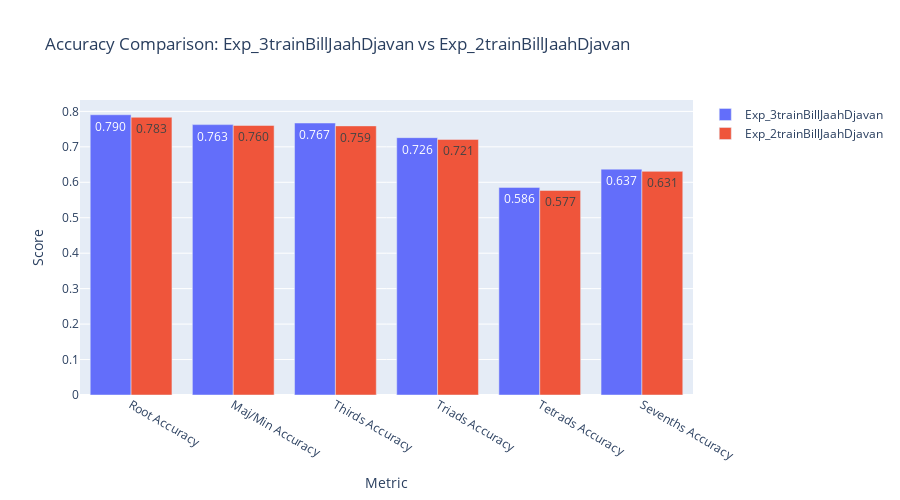

Notebook cell for this chart:
### Code cell
def analyze_best_and_worst_experiments(df):
    """Identify best and worst performing experiments for each metric."""
    if df is None or df.empty:
        print("No data to analyze")
        return
    
    # Convert string values back to numeric
    df_numeric = df.copy()
    for col in df_numeric.columns:
        try:
            df_numeric[col] = pd.to_numeric(df_numeric[col].astype(str).str.replace(',', ''))
        except:
            pass
    
    print("="*100)
    print("BEST AND WORST EXPERIMENTS BY METRIC")
    print("="*100)
    
    # Focus on main accuracy metrics
    accuracy_metrics = [col for col in df_numeric.columns if 'Accuracy' in col]
    
    for metric in accuracy_metrics:
        if metric in df_numeric.columns:
            best_exp = df_numeric[metric].idxmax()
            worst_exp = df_numeric[metric].idxmin()
            best_val = df_numeric.loc[best_exp, metric]
            worst_val = df_numeric.loc[worst_exp, metric]
            improvement = ((best_val - worst_val) / worst_val * 100) if worst_val > 0 else 0
            
            print(f"\n{metric}:")
            print(f"  🏆 Best:  {best_exp} = {best_val:.4f}")
            print(f"  ⚠️  Worst: {worst_exp} = {worst_val:.4f}")
            print(f"  📈 Improvement: {improvement:.2f}%")
    
    # Overall ranking based on weighted average of metrics
    print("\n" + "="*100)
    print("OVERALL EXPERIMENT RANKING")
    print("="*100)
    
    # Calculate weighted score (you can adjust weights as needed)
    weights = {
        'Root Accuracy': 0.20,
        'Maj/Min Accuracy': 0.25,
        'Thirds Accuracy': 0.15,
        'Triads Accuracy': 0.15,
        'Tetrads Accuracy': 0.15,
        'Sevenths Accuracy': 0.10
    }
    
    scores = {}
    for exp in df_numeric.index:
        score = 0
        total_weight = 0
        for metric, weight in weights.items():
            if metric in df_numeric.columns:
                score += df_numeric.loc[exp, metric] * weight
                total_weight += weight
        scores[exp] = score / total_weight if total_weight > 0 else 0
    
    ranked = sorted(scores.items(), key=lambda x: x[1], reverse=True)
    
    print("\nRanking (weighted average of accuracy metrics):")
    for i, (exp, score) in enumerate(ranked, 1):
        medal = "🥇" if i == 1 else "🥈" if i == 2 else "🥉" if i == 3 else f"{i}."
        print(f"  {medal} {exp}: {score:.4f}")
    
    return ranked

def compare_specific_experiments(df, exp1, exp2):
    """Compare two specific experiments side by side."""
    if df is None or df.empty:
        print("No data to compare")
        return
    
    if exp1 not in df.index or exp2 not in df.index:
        print(f"Error: One or both experiments not found")
        print(f"Available experiments: {list(df.index)}")
        return
    
    # Convert to numeric
    df_numeric = df.copy()
    for col in df_numeric.columns:
        try:
            df_numeric[col] = pd.to_numeric(df_numeric[col].astype(str).str.replace(',', ''))
        except:
            pass
    
    print("="*100)
    print(f"COMPARISON: {exp1} vs {exp2}")
    print("="*100)
    
    comparison = pd.DataFrame({
        exp1: df_numeric.loc[exp1],
        exp2: df_numeric.loc[exp2],
        'Difference': df_numeric.loc[exp2] - df_numeric.loc[exp1],
        'Improvement (%)': ((df_numeric.loc[exp2] - df_numeric.loc[exp1]) / df_numeric.loc[exp1] * 100).fillna(0)
    })
    
    # Format for display
    comparison_display = comparison.copy()
    for col in [exp1, exp2, 'Difference']:
        comparison_display[col] = comparison_display[col].apply(lambda x: f"{x:.4f}" if abs(x) < 10 else f"{x:.2f}")
    comparison_display['Improvement (%)'] = comparison_display['Improvement (%)'].apply(lambda x: f"{x:+.2f}%")
    
    display(comparison_display)
    
    # Create visualization
    fig = go.Figure()
    
    accuracy_cols = [col for col in df_numeric.columns if 'Accuracy' in col]
    
    fig.add_trace(go.Bar(
        name=exp1,
        x=accuracy_cols,
        y=[df_numeric.loc[exp1, col] for col in accuracy_cols],
        text=[f"{df_numeric.loc[exp1, col]:.3f}" for col in accuracy_cols],
        textposition='auto'
    ))
    
    fig.add_trace(go.Bar(
        name=exp2,
        x=accuracy_cols,
        y=[df_numeric.loc[exp2, col] for col in accuracy_cols],
        text=[f"{df_numeric.loc[exp2, col]:.3f}" for col in accuracy_cols],
        textposition='auto'
    ))
    
    fig.update_layout(
        title=f'Accuracy Comparison: {exp1} vs {exp2}',
        xaxis_title='Metric',
        yaxis_title='Score',
        barmode='group',
        height=500
    )
    
    fig.show()
    
    return comparison

# Run analyses
if comparison_table is not None:
    # Analyze best and worst
    ranking = analyze_best_and_worst_experiments(comparison_table)
    
    # If we have at least 2 experiments, compare the top 2
    if len(comparison_table) >= 2 and ranking:
        print("\n" + "="*100)
        print("DETAILED COMPARISON: Top 2 Experiments")
        print("="*100)
        exp1, exp2 = ranking[0][0], ranking[1][0]
        compare_specific_experiments(comparison_table, exp1, exp2)

### Figure 1 — Plotly figure (JSON) as saved in the notebook; plotly's stock layout.template omitted (floating-point values rounded to 4 significant figures)
{"data": [{"name": "Exp_3trainBillJaahDjavan", "text": ["0.790", "0.763", "0.767", "0.726", "0.586", "0.637"], "textposition": "auto", "type": "bar", "x": ["Root Accuracy", "Maj/Min Accuracy", "Thirds Accuracy", "Triads Accuracy", "Tetrads Accuracy", "Sevenths Accuracy"], "y": [0.7905, 0.7627, 0.7672, 0.7259, 0.5856, 0.6371]}, {"name": "Exp_2trainBillJaahDjavan", "text": ["0.783", "0.760", "0.759", "0.721", "0.577", "0.631"], "textposition": "auto", "type": "bar", "x": ["Root Accuracy", "Maj/Min Accuracy", "Thirds Accuracy", "Triads Accuracy", "Tetrads Accuracy", "Sevenths Accuracy"], "y": [0.7834, 0.7603, 0.7591, 0.721, 0.5771, 0.6308]}], "layout": {"barmode": "group", "height": 500, "title": {"text": "Accuracy Comparison: Exp_3trainBillJaahDjavan vs Exp_2trainBillJaahDjavan"}, "xaxis": {"title": {"text": "Metric"}}, "yaxis": {"title": {"text": "Score"}}}}
